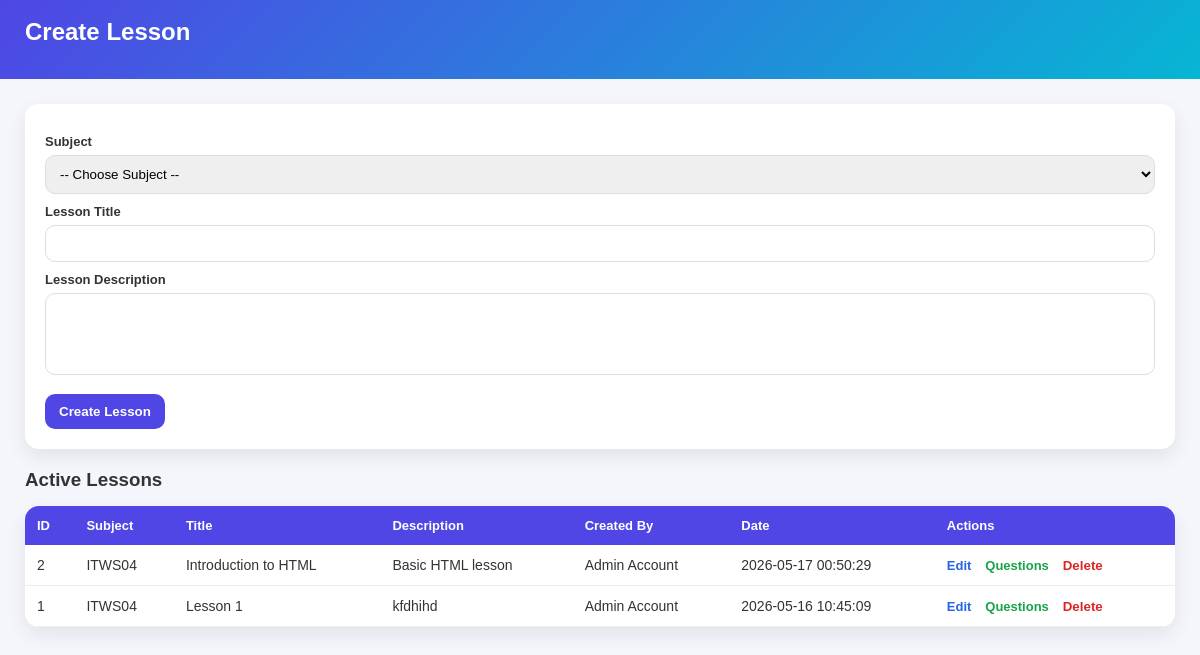
The page /frontend/admin/create-lesson.php (signed in) on the database its author committed.
### tables this page shows
CREATE TABLE `lessons` (
  `lessonID` int(11) NOT NULL,
  `subjectID` int(11) NOT NULL,
  `lessonTitle` varchar(255) NOT NULL,
  `lessonDescription` text DEFAULT NULL,
  `createdBy` int(11) DEFAULT NULL,
  `date_created` timestamp NOT NULL DEFAULT current_timestamp(),
  `date_deleted` timestamp NULL DEFAULT NULL
);

CREATE TABLE `subjects` (
  `subjectID` int(11) NOT NULL,
  `subjectName` varchar(255) NOT NULL,
  `description` text DEFAULT NULL,
  `createdBy` int(11) DEFAULT NULL,
  `date_created` timestamp NOT NULL DEFAULT current_timestamp(),
  `date_deleted` timestamp NULL DEFAULT NULL
);

### frontend/admin/create-lesson.php (the view, shortened to what this page needs)
<?php
require_once '../../backend/database.php';
$sql = "
    SELECT
        l.lessonID,
        l.lessonTitle,
        l.lessonDescription,
        l.date_created,
        s.subjectName,
        CONCAT(u.firstName, ' ', u.lastName) AS fullName
    FROM lessons l
    LEFT JOIN users u ON l.createdBy = u.userID
    LEFT JOIN subjects s ON l.subjectID = s.subjectID
    WHERE l.date_deleted IS NULL
    ORDER BY l.date_created DESC
";
$result = $conn->query($sql);
?>
<!DOCTYPE html>
<html>
<head>
</head>
<body>
<div class="header">
    <h2>Create Lesson</h2>
</div>
<div class="container">
<div class="box">
    <form method="POST">
        <label>Subject</label>
        <select name="subjectID" id="subjectSelect" required onchange="showSubjectDesc(this)">
            <option value="">-- Choose Subject --</option>
        </select>
        <label>Lesson Title</label>
        <input type="text" name="lessonTitle" required>
        <label>Lesson Description</label>
        <textarea name="description" rows="4"></textarea>
        <button type="submit" name="createLesson">
            Create Lesson
        </button>
    </form>
</div>
<h3>Active Lessons</h3>
<table>
<tr>
    <th>ID</th>
    <th>Subject</th>
    <th>Title</th>
    <th>Description</th>
    <th>Created By</th>
    <th>Date</th>
    <th>Actions</th>
</tr>
<?php while ($row = $result->fetch_assoc()) { ?>
<tr>
    <td><?= $row['lessonID'] ?></td>
    <td><?= htmlspecialchars($row['subjectName']) ?></td>
    <td><?= htmlspecialchars($row['lessonTitle']) ?></td>
    <td><?= htmlspecialchars($row['lessonDescription']) ?></td>
    <td><?= htmlspecialchars($row['fullName']) ?></td>
    <td><?= $row['date_created'] ?></td>
    <td class="actions">
        <a href="edit-lesson.php?id=<?= $row['lessonID'] ?>">Edit</a>
        <a href="add-question.php?lessonID=<?= $row['lessonID'] ?>">Questions</a>
        <form method="POST"
      action="delete-lesson.php"
      style="display:inline;">
    <button type="submit"
            onclick="return confirm('Delete lesson?')"
            style="
                background:none;
                border:none;
                color:#dc2626;
                font-weight:bold;
                cursor:pointer;
                margin-top:0;
                padding:0;
            ">
        Delete
    </button>
</form>
    </td>
</tr>
<?php } ?>
</table>
</div>
</body>
</html>

### frontend/admin/create-lesson.php (style rules this page uses)
* { margin: 0; padding: 0; box-sizing: border-box; font-family: Arial, sans-serif; }
body { background: #f4f6fb; color: #333; }
.header { background: linear-gradient(135deg, #4f46e5, #06b6d4); color: white; padding: 18px 25px; }
.container { padding: 25px; }
h2, h3 { margin-bottom: 15px; }
.box { background: white; padding: 20px; border-radius: 14px; box-shadow: 0 8px 20px rgba(0,0,0,0.08); margin-bottom: 20px; }
label { display: block; margin-top: 10px; font-weight: bold; font-size: 13px; }
input, textarea, select { width: 100%; padding: 10px; margin-top: 6px; border: 1px solid #ddd; border-radius: 10px; outline: none; }
textarea { resize: none; }
button { margin-top: 15px; padding: 10px 14px; border: none; border-radius: 10px; background: #4f46e5; color: white; cursor: pointer; font-weight: bold; }
table { width: 100%; border-collapse: collapse; background: white; border-radius: 14px; overflow: hidden; box-shadow: 0 8px 20px rgba(0,0,0,0.08); }
th { background: #4f46e5; color: white; padding: 12px; font-size: 13px; text-align: left; }
td { padding: 12px; border-bottom: 1px solid #eee; font-size: 14px; }
.actions a { text-decoration: none; margin-right: 10px; font-size: 13px; font-weight: bold; }
.actions a:nth-child(1) { color: #2563eb; }
.actions a:nth-child(2) { color: #16a34a; }

### rows shown on the page
lessons: lessonID "2", subjectID.subjectName "ITWS04", lessonTitle "Introduction to HTML", lessonDescription "Basic HTML lesson", fullName "Admin Account", date_created "2026-05-17 00:50:29"
lessons: lessonID "1", subjectID.subjectName "ITWS04", lessonTitle "Lesson 1", lessonDescription "kfdhihd", fullName "Admin Account", date_created "2026-05-16 10:45:09"
